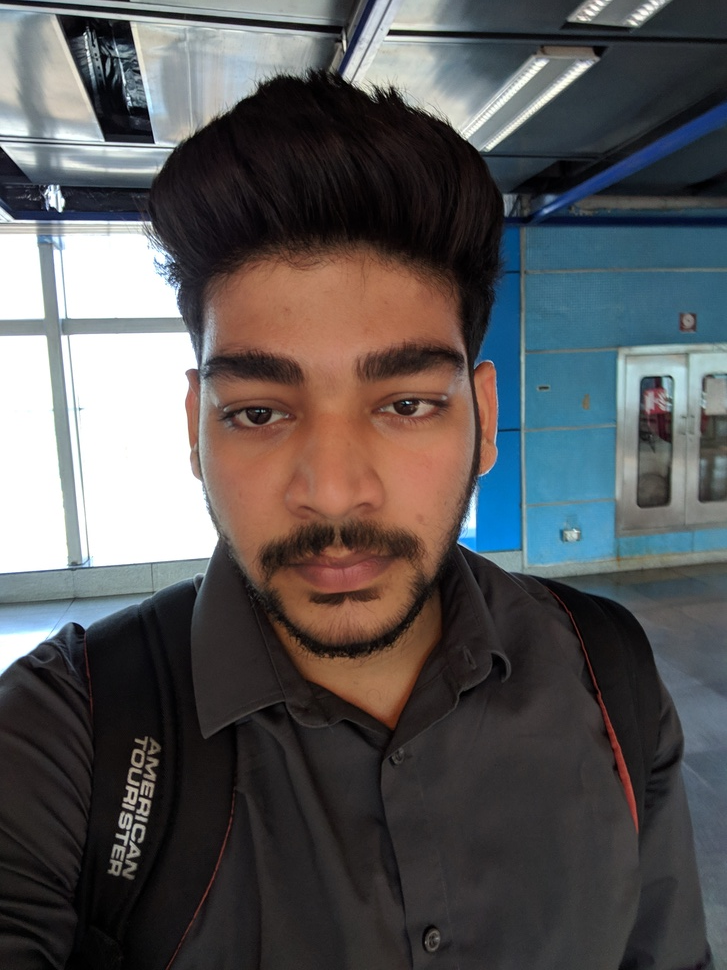
#> input picture .py/Open_CV_AMS/abhi.jpg, 727 x 970 px, shrunk from 2448 x 3264 before the run, given in place of the camera
$ python openCV_filters.py   (older library calls are emulated)
#> lines starting #> are read from the running program, lines starting #| are printed output that depends on the picture; after the words box and inside, x2 and y2 are one past the last pixel; in counts of white or black regions, pixels touching at a corner belong together
import cv2
import numpy as np

cap = cv2.VideoCapture(1)

while True:
    _, frame = cap.read()
#> frame is the input picture: shape (970, 727, 3); mean B, G, R 87.3, 86.4, 87.6
    hsv = cv2.cvtColor(frame, cv2.COLOR_BGR2HSV)  # hue saturation value
#> hsv: shape (970, 727, 3); mean H, S, V 75.2, 61.2, 99.3

    laplacian = cv2.Laplacian(frame, cv2.CV_64F)
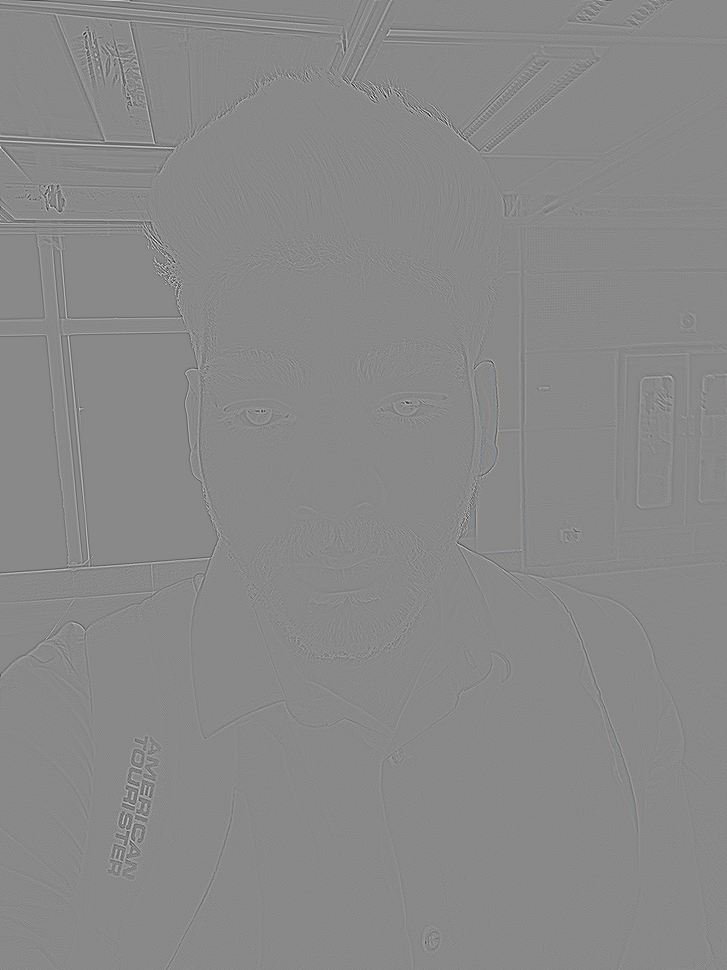
#> laplacian: shape (970, 727, 3) float64; mean B, G, R 0, 0, 0; drawn with min black and max white

    lower_red = np.array([15, 0, 0])
    upper_red = np.array([[255, 255, 255]])

    mask = cv2.inRange(hsv, lower_red, upper_red)
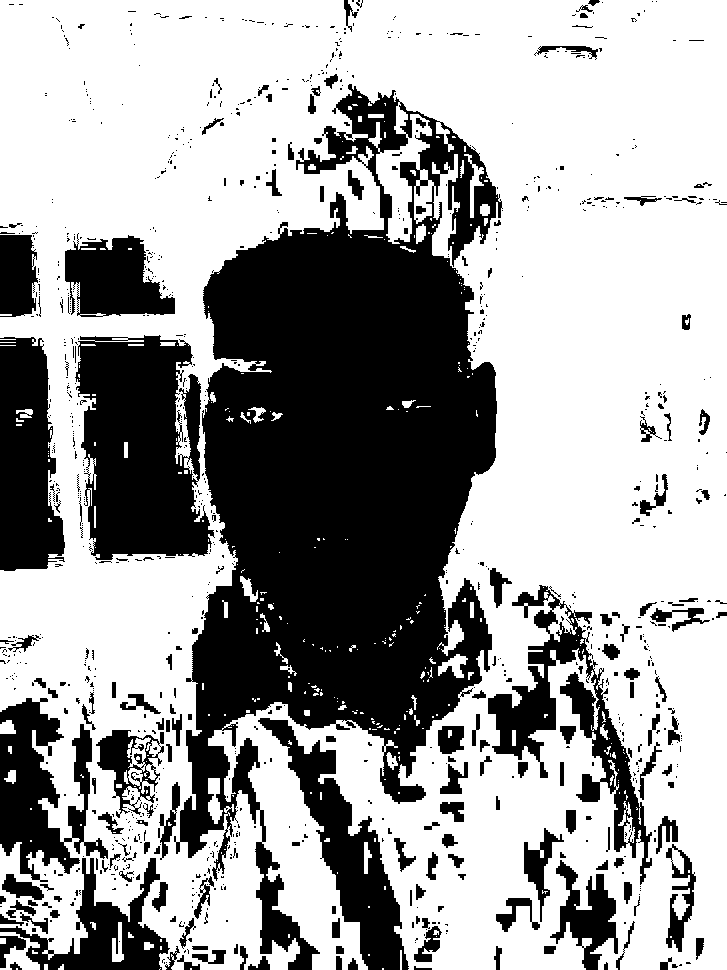
#> mask: shape (970, 727); 63.6% white; 998 black regions (801 under 20 px), largest, box (x1, y1, x2, y2) and area: (174, 84, 503, 970) 145033, (75, 335, 215, 560) 23009, (0, 337, 65, 571) 11684
    res = cv2.bitwise_and(frame, frame, mask=mask)
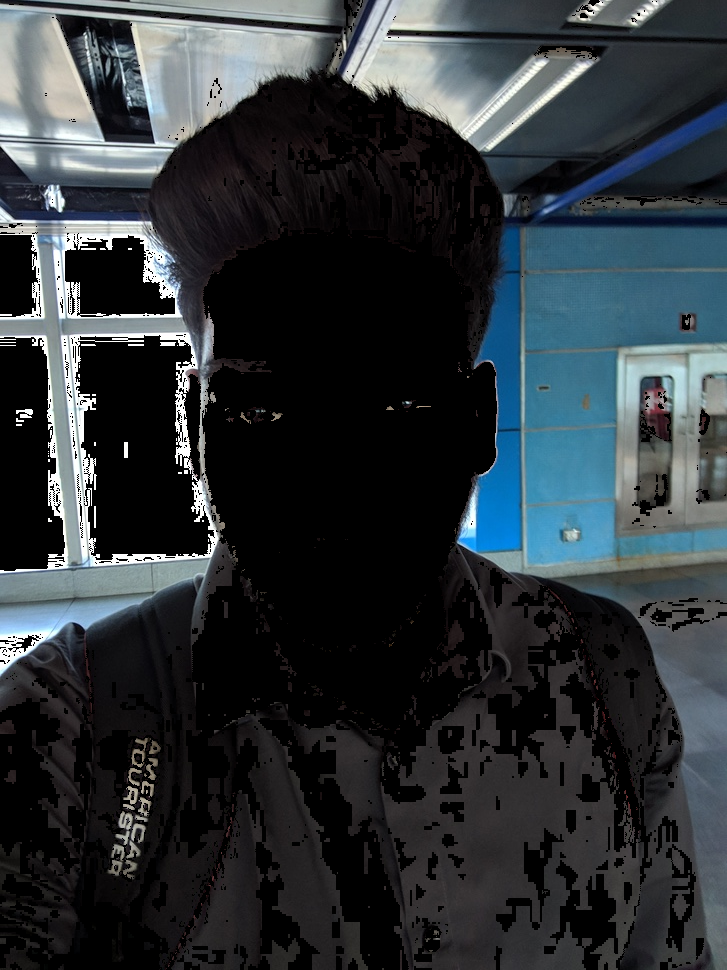
#> res: shape (970, 727, 3); mean B, G, R 56.7, 52.5, 46.1

    cv2.imshow('natural_feed', frame)
    cv2.imshow('mask', mask)
    cv2.imshow('res', res)
    # [9 lines of commented-out code are left out]

    if cv2.waitKey(0) & 0xFF == ord('q'):
#> (key q is pressed here)
        break

cv2.destroyAllWindows()
cap.release()

# if __name__ == "__main__":
#     main()
